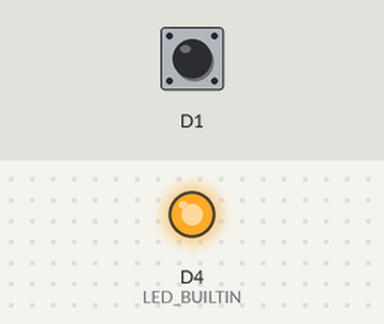
Bench run of a sketch on a simulated ESP8266 (NodeMCU). Parts: output pins drawn as LEDs (lit = HIGH, except the on-board LED, lit = LOW). The inputs (shaded band) are chosen by the test bench; at power-on: D1 HIGH. WiFi joins after 1.5 s; servers stay silent unless stated; what the sketch prints to the serial monitor is not drawn.

Above: at 2.8 s.
2.9 s: D1 pulled LOW for 0.65 s
At 4.3 s:
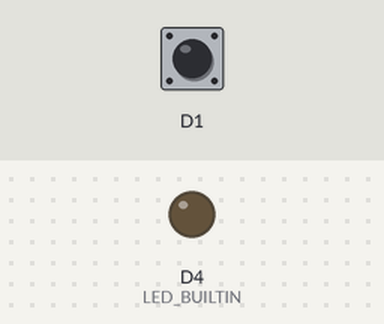
5.0 s: D1 pulled LOW for 1 s
Timing chart, 0 to 8.0 s (numbered marks = the images above; inputs shaded):
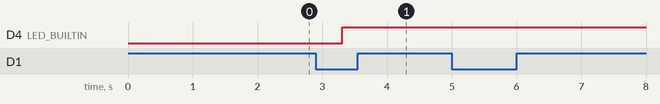

The sketch:

single_button_externallight.ino
```cpp
#include <ESP8266WiFi.h>
#include <ESP8266HTTPClient.h>
#include <WiFiClient.h>

const char* ssid = "wifiName";
const char* password = "password";

void setup() {
   Serial.begin(9600);

  WiFi.begin(ssid, password);
  Serial.println("Connecting");
  while(WiFi.status() != WL_CONNECTED) {
    delay(500);
    Serial.print(".");
  }
  Serial.println("");
  Serial.print("Connected to WiFi network with IP Address: ");
  Serial.println(WiFi.localIP());

  Serial.println("Timer set to 5 seconds (timerDelay variable), it will take 5 seconds before publishing the first reading.");

  // put your setup code here, to run once:
  pinMode(D1, INPUT_PULLUP);
  pinMode(LED_BUILTIN, OUTPUT);
}
int number = 0;

void loop() {
    delay(500);
    byte val = digitalRead(D1);

    if(val == HIGH){
      return;
    }

    if(WiFi.status()== WL_CONNECTED){
      WiFiClient client;
      HTTPClient http;
      String serverPath = "";
      if( (number % 2) == 0){
        serverPath = "http://192.168.137.63/external-off";
        Serial.println(serverPath);
        Serial.println(number);
      }
      else{
        serverPath = "http://192.168.137.63/external-on";
        Serial.println(serverPath);
        Serial.println(number);
      }

      number++;
      // Your Domain name with URL path or IP address with path
      http.begin(client, serverPath.c_str());

      // Send HTTP GET request
      int httpResponseCode = http.GET();

      if (httpResponseCode>0) {
        Serial.print("HTTP Response code: ");
        Serial.println(httpResponseCode);
        String payload = http.getString();
        Serial.println(payload);
      }
      else {
        Serial.print("Error code: ");
        Serial.println(httpResponseCode);
      }
      // Free resources
      http.end();
    }
  // put your main code here, to run repeatedly:

  if(val == HIGH){
    digitalWrite(LED_BUILTIN, LOW);
  }
  else{
    digitalWrite(LED_BUILTIN, HIGH);
  }
}
```

Measured:
- after the input at 2.9 s, D4 (LED_BUILTIN): LOW → HIGH after 0.41 s
- after the input at 5.0 s, every drawn part: stays the same
